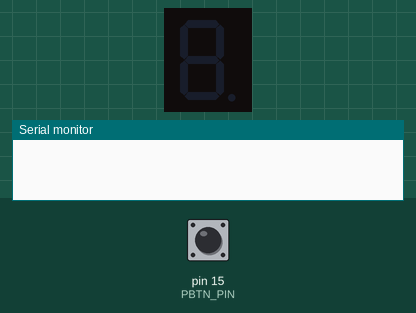
Recording of a sketch running on a simulated Arduino Mega 2560, built with avr-gcc and run on an emulated ATmega2560. On the bench: 1-digit seven-segment display, the last lines printed to the serial monitor. Wiring (inferred from the names in the program): 1-digit 7-segment display, segments lit when HIGH: segments pin 23, pin 22, pin 21, pin 19, pin 18, pin 5, pin 4. The inputs (shaded band) are chosen by the test bench; at power-on: pin 15 (PBTN_PIN) HIGH. The segment pins are drawn as the display they are named for.

Above: at 1.2 s.
1.3 s: pin 15 (PBTN_PIN) pulled LOW for 0.15 s
At 1.8 s:
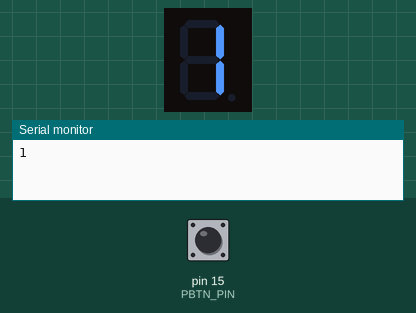
2.9 s: pin 15 (PBTN_PIN) pulled LOW for 1 s
At 4.3 s:
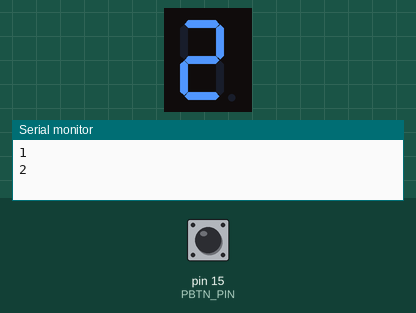
5.4 s: pin 15 (PBTN_PIN) pulled LOW for 0.15 s
At 6.2 s:
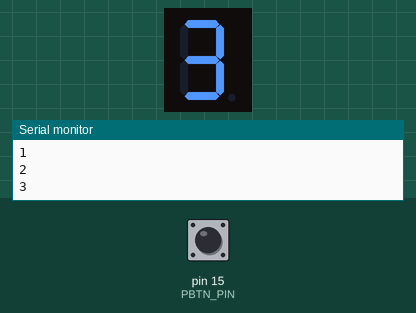
7.0 s: pin 15 (PBTN_PIN) pulled LOW for 3.2 s
At 7.4 s:
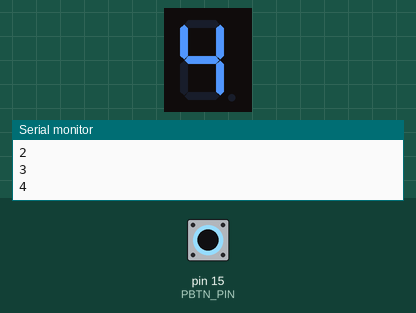
11.7 s: pin 15 (PBTN_PIN) pulled LOW for 0.15 s
At 12.2 s:
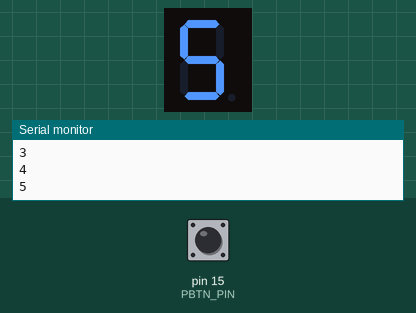
13.3 s: pin 15 (PBTN_PIN) pulled LOW for 1 s
At 14.6 s:
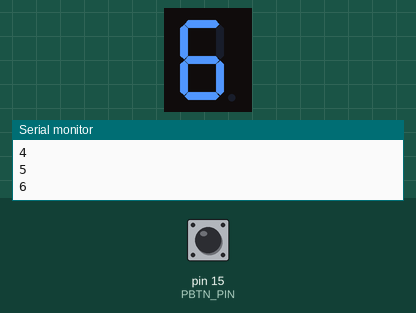
Timing chart, 0 to 16.3 s (numbered marks = the images above; inputs shaded):
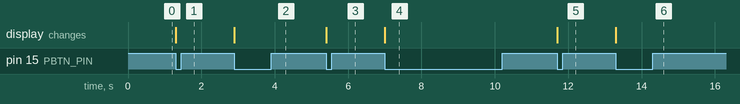

The sketch:

Decode_7seg.ino
```cpp
#define PBTN_PIN 15
const int segments[] = {23, 22, 21, 19, 18, 5, 4};
int count = 0; bool pbtn = false, anpbtn = false;
void setup() {
  Serial.begin(115200);
  pinMode(PBTN_PIN, INPUT_PULLUP);
  for (int seg : segments) pinMode(seg, OUTPUT);
}
void displayNumber(int num) {
  const uint8_t segmentMap[10] = {0x3F, 0x06, 0x5B, 0x4F, 0x66, 0x6D, 0x7D, 0x07, 0x7F, 0x6F};
  for (int i = 0; i < 7; i++) digitalWrite(segments[i], (segmentMap[num] >> i) & 0x01);
}
void loop() {
  if ((pbtn = digitalRead(PBTN_PIN)) == LOW && anpbtn == HIGH) displayNumber(count = (count + 1) % 10), Serial.println(count);
  anpbtn = pbtn;
}
```

Measured:
- after the input at 1.3 s, the display: changes at once (image 1)
- after the input at 2.9 s, the display: changes at once (image 2)
- after the input at 5.4 s, the display: changes at once (image 3)
- after the input at 7.0 s, the display: changes at once (image 4)
- after the input at 11.7 s, the display: changes at once (image 5)
- after the input at 13.3 s, the display: changes at once (image 6)
